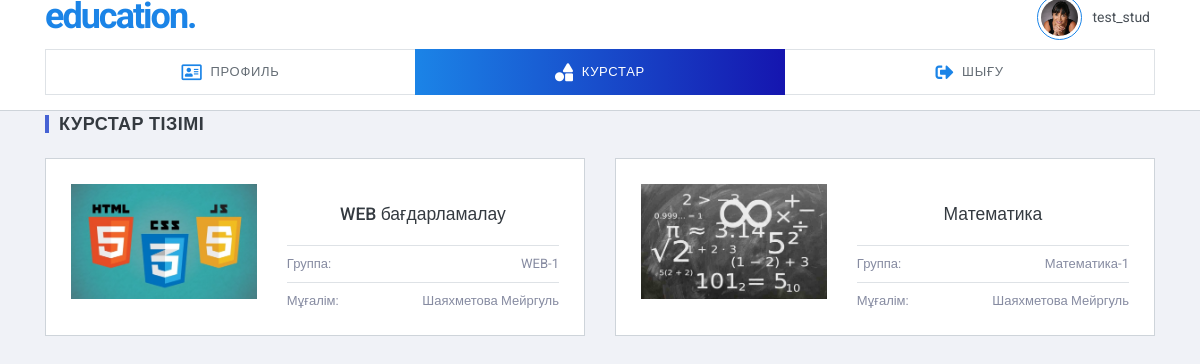
Screenshot of /?objects (signed in) with the database file from the repository.
### tables this page shows
CREATE TABLE `db_users` (
  `user_id` int(11) NOT NULL,
  `login` varchar(255) NOT NULL,
  `password` varchar(255) NOT NULL,
  `user_ava` varchar(250) NOT NULL,
  `user_sname` varchar(255) NOT NULL,
  `user_name` varchar(255) NOT NULL,
  `user_mname` varchar(255) NOT NULL,
  `user_phone` varchar(250) NOT NULL,
  `user_email` varchar(250) NOT NULL,
  `user_type` int(1) NOT NULL
);

CREATE TABLE `db_student_curs` (
  `student_curs_id` int(11) NOT NULL,
  `user_id` int(11) NOT NULL,
  `id_curs` int(11) NOT NULL,
  `id_group` int(11) NOT NULL
);

CREATE TABLE `db_curses` (
  `id_curs` int(11) NOT NULL,
  `name_curs` varchar(250) NOT NULL,
  `discription_curs` text NOT NULL,
  `img_curs` varchar(250) NOT NULL
);

CREATE TABLE `db_groups` (
  `id_group` int(11) NOT NULL,
  `name_group` varchar(50) NOT NULL,
  `id_curs` int(11) NOT NULL,
  `user_id` int(11) NOT NULL,
  `mo` int(11) NOT NULL,
  `tu` int(11) NOT NULL,
  `we` int(11) NOT NULL,
  `th` int(11) NOT NULL,
  `fr` int(11) NOT NULL,
  `sa` int(11) NOT NULL,
  `su` int(11) NOT NULL,
  `time` varchar(50) NOT NULL
);

### pages/student/objects.php (the view, shortened to what this page needs)
<div class="slim-mainpanel" style="margin-top: -21px;">
  <div class="container">
    <div class="slim-pageheader">
      <h6 class="slim-pagetitle"> Курстар тізімі </h6>
    </div>
    <?php
    if($_GET['objects'] != '') require "object_in/object_info.php";
    else{
    ?>
    <div class="manager-wrapper">
      <div class="manager-right mg-l-0">
        <div class="row">
        <?php
        $query_list_curses = mysql_query("SELECT * FROM db_student_curs s, db_groups g, db_curses c
                                                  WHERE s.user_id = '$user_info[user_id]'
                                                    AND c.id_curs = s.id_curs
                                                    AND g.id_group = s.id_group
                                               ORDER BY c.name_curs ");
        while($result_list_curses = mysql_fetch_array($query_list_curses)){
          $query_curs_info = mysql_query("SELECT * FROM db_groups g, db_users u
                                                  WHERE g.id_group = '$result_list_curses[id_group]'
                                                    AND u.user_id = g.user_id ");
          $result_curs_info = mysql_fetch_array($query_curs_info);
          echo"
          <div class='col-md-6 mg-b-15'>
            <div class='card-contact'>
              <div class='row'>
                <div class='col-md-5'>
                  <div class='tx-center'>
                    <a href='?objects=$result_list_curses[id_group]'><img src='img/curses/$result_list_curses[img_curs]' style='width: 100%;'></a>
                  </div>
                </div>
                <div class='col-md-7'>
                  <div class='tx-center'>
                    <h5 class='mg-t-10 mg-b-5 pd-t-10 pd-b-15'><a href='?objects=$result_list_curses[id_group]' class='contact-name'> $result_list_curses[name_curs] </a></h5>
                  </div>
                  <p class='contact-item'>
                    <span>Группа:</span>
                    <span>$result_list_curses[name_group]</span>
                  </p>
                  <p class='contact-item'>
                    <span>Мұғалім:</span>
                    <span>$result_curs_info[user_sname] $result_curs_info[user_name]</span>
                  </p>
                </div>
              </div>
            </div>
          </div>";
        }
        ?>
        </div>
      </div>
    </div>
    <?php
    }
    ?>
  </div>
</div>

### pages/modules/header.php
<div class="slim-header" style="margin-top: -20px;">
  <div class="container">
    <div class="slim-header-left">
      <h2 class="slim-logo"><a href="./">education<span>.</span></a></h2>
    </div>
    <div class="slim-header-right">
      <div class="dropdown dropdown-c">
        <a href="#" class="logged-user" data-toggle="dropdown">
          <img src="img/users/<?=$user_info['user_ava']?>" alt="">
          <span> <?=$_SESSION['login_education']?> </span>
        </a>
      </div>
    </div>
  </div>
</div>

### rows the page displays
db_users: user_ava (picture)
db_student_curs: id_curs.img_curs (picture), id_curs.name_curs "WEB бағдарламалау", id_group.name_group "WEB-1", db_users.user_sname "Шаяхметова", db_users.user_name "Мейргуль"
db_student_curs: id_curs.img_curs (picture), id_curs.name_curs "Математика", id_group.name_group "Математика-1", db_users.user_sname "Шаяхметова", db_users.user_name "Мейргуль"

### other values shown
$_SESSION['login_education'] "test_stud"
